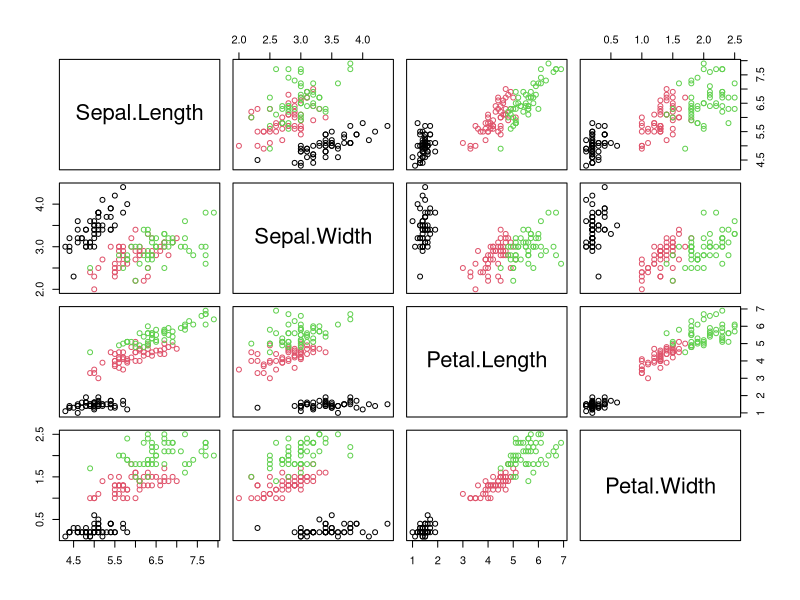
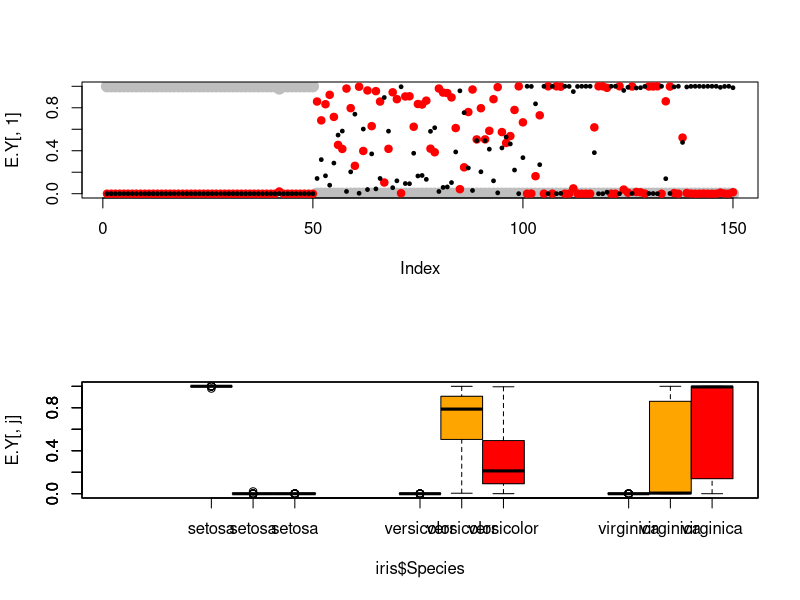

Generate these figures, in order, with R:
# Mixture of k multivarite normal distributions
# by EM algorithm

library(mvtnorm)

# iris data
?iris
head(iris)
plot(iris[,1:4],col=iris[,5])

k <- 3 # k is assume to b known

# observed data
x <- iris[,1:4]
n <- dim(x)[1]
d <- dim(x)[2]

# 
max.iter <- 40
eps.mu <- 1e-10
eps.Sigma <- 1e-10
eps.p <- 1e-10
eps.ll <- 1e-10

# initial parameters
# with mean vector µj mu and variance matrix Σj sigma
p.0 <- rep(1/k,k)
#mu <- vector("list",k)
#mu.0 <- array(0,dim=c(d,k))
mu.0 <- t(x[sample(1:n,k),])
#Sigma <- vector("list",k)
Sigma.0 <- array(0,dim=c(d,d,k))

for (j in (1:k)) Sigma.0[,,j] <- var(x)

iter <- 0 

ll.EY.0 <- sapply(1:k,function(j,x,mu,Sigma,p){
  p[j]*dmvnorm(x,mean=mu[,j],sigma=Sigma[,,j])
},x,mu.0,Sigma.0,p.0)
ll.0 <- log(prod( apply(ll.EY.0,1,sum)))
stop.criteria <- FALSE

print("  Iter       log.lik        p[1] to p[k]")

while (!stop.criteria){
  print( c( iter, ll.0, p.0) ) 
  iter <- iter+1
  # E step: Estimation
  k <- length(p.0)
  E.Y <- ll.EY.0 / apply(ll.EY.0,1,sum)  
  # M step: Maximization
  p.1 <- apply(E.Y,2,mean)
  mu.1 <- sapply(1:k,function(j,x,E.Y){
    apply(x*E.Y[,j],2,sum)/sum(E.Y[,j])
  },x,E.Y)
  Sigma.1 <- sapply(1:k,function(j,x,E.Y,mu){
    n <- dim(x)[1]
    d <- dim(x)[2]
    x.c <- as.matrix(x)-matrix(mu[,j],ncol=d,nrow=n,byrow=TRUE)
    t(x.c)%*%(x.c*E.Y[,j])/sum(E.Y[,j])
  },x,E.Y,mu.1)
  Sigma.1 <- array(Sigma.1,dim=c(d,d,k))
  # Computing the log-likelihood value
  ll.EY.1 <- sapply(1:k,function(j,x,mu,Sigma,p){
    p[j]*dmvnorm(x,mean=mu[,j],sigma=Sigma[,,j])
  },x,mu.1,Sigma.1,p.1)
  ll.1 <- log(prod( apply(ll.EY.1,1,sum)))
  # checking stopping criteria
  stop.criteria <- (
    (iter==max.iter) |
    (sum((mu.1-mu.0)^2)/prod(dim(mu.1)) <=  eps.mu) |
    (sum((Sigma.1-Sigma.0)^2)/prod(dim(Sigma.1)) <=  eps.Sigma) |
    (sum((p.1-p.0)^2)/length(p.1) <=  eps.p) |
    ((ll.1-ll.0)^2 <= eps.ll)
  )
  if (!stop.criteria){
    mu.0 <- mu.1
    Sigma.0 <- Sigma.1
    p.0 <- p.1
    ll.EY.0 <- ll.EY.1
    ll.0 <- ll.1
  }
}

print( c( iter, ll.1, p.1) ) 

# output 

pred.class <- apply(E.Y,1,function(a){which.max(a)})
print(table(iris$Species,pred.class))

op <- par(mfrow=c(2,1))
plot(E.Y[,1],col="grey",pch=19,cex=1.5)
points(E.Y[,2],col="red",pch=19,cex=1)
points(E.Y[,3],col="black",pch=19,cex=.5)

add.bp <- c(F,T,T)
col.bp <- c("yellow","orange","red")
for (j in 1:3){
  boxplot(E.Y[,j]~iris$Species, 
          boxwex =.2, at=1:3 + .2*(j-2), 
          col=col.bp[j], add=add.bp[j])
}
par(op)

# library(compositions)
# plot(acomp(E.Y),col=iris$Species)
